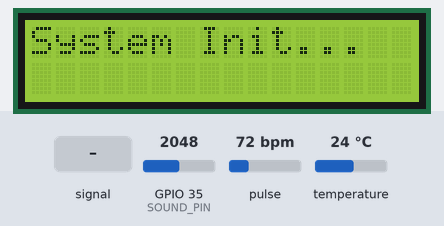
Simulated run of this sketch. Board: ESP32. On the bench: 16×2 character LCD. The test bench sets the inputs (shaded band); at power-on: pulse 72 bpm, temperature 24 °C, GPIO 35 (SOUND_PIN) = 2048. What the sketch prints to the serial monitor is not drawn.

Above: at 0.1 s.
2.3 s: GPIO 35 (SOUND_PIN) fed a 200 Hz sine of ±327 counts around its level
At 5.2 s:
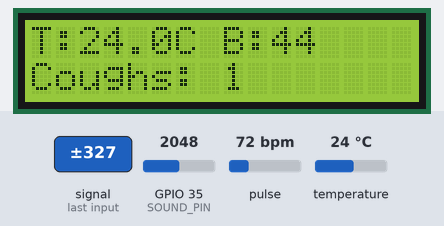
8.3 s: pulse set to 42 bpm
At 12.0 s:
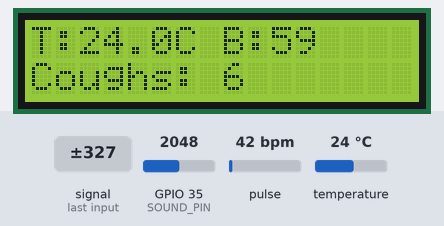
14.3 s: temperature set to 12 °C
At 15.7 s:
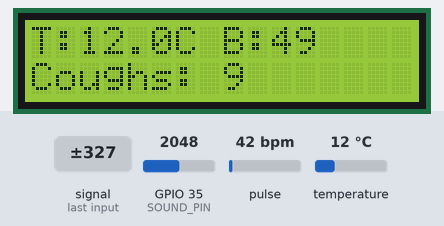
18.3 s: GPIO 35 (SOUND_PIN) set to 1960
At 22.1 s:
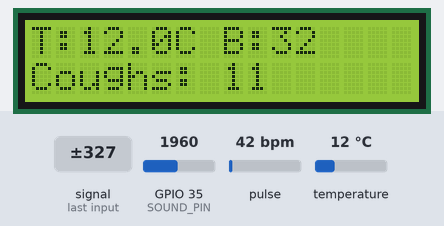
24.3 s: GPIO 35 (SOUND_PIN) fed a 1000 Hz sine of ±1023 counts around its level
At 27.4 s:
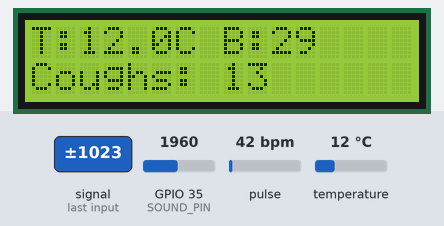
30.4 s: pulse set to 70 bpm
At 33.9 s:
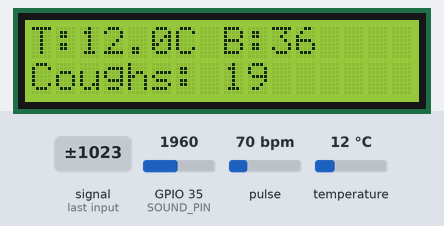
Timing chart, 0 to 35.4 s (numbered marks = the images above; inputs shaded):
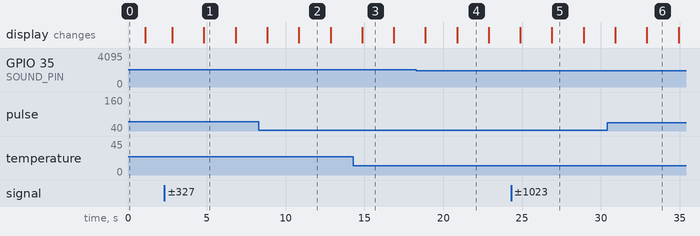

Measured:
- after the input at 24.3 s, the display: first differs from a run without the input after 2.6 s (image 5)
- what the display in image 1 shows lasts 2.0 s, from 4.8 s to 6.8 s

The sketch:

ESP32_Vitals.ino
```cpp
#include "MAX30105.h"
#include "heartRate.h"
#include <DallasTemperature.h>
#include <LiquidCrystal_I2C.h>
#include <OneWire.h>
#include <Wire.h>

/* ================== SENSOR OBJECTS ================== */
MAX30105 particleSensor;
LiquidCrystal_I2C
    lcd(0x27, 16,
        2); // Set the LCD address to 0x27 for a 16 chars and 2 line display

/* ================== PIN DEFINITIONS ================== */
// MAX30102 uses I2C (SDA, SCL) - Default on ESP32 is usually SDA=21, SCL=22
#define SOUND_PIN 35 // Sound sensor (ADC1)
#define TEMP_PIN 4   // DS18B20

/* ================== TEMPERATURE ================== */
OneWire oneWire(TEMP_PIN);
DallasTemperature sensors(&oneWire);

// Simulation Fallback
float calculateTemp(float currentBpm) {
  float estimated = 36.5 + ((currentBpm - 70.0) / 10.0);
  if (estimated < 36.0)
    estimated = 36.0;
  if (estimated > 42.0)
    estimated = 42.0;
  return estimated;
}

/* ================== VARIABLES ================== */
const byte RATE_SIZE = 6; // Average over 6 beats for stability
byte rates[RATE_SIZE];
byte rateSpot = 0;
long lastBeat = 0;

float beatsPerMinute = 0;
int beatAvg = 0;
float currentTemp = 0;
int coughCount = 0;

/* ================== THRESHOLDS ================== */
int coughThreshold = 300; // Sound spike above baseline

/* ================== TIMING ================== */
unsigned long lastCoughTime = 0;
unsigned long lastTempTime = 0;

/* ================== STATE ================== */
int soundBaseline = 0;

/* ================== SETUP ================== */
void setup() {
  Serial.begin(115200);
  Serial.println("System Online");

  // Initialize LCD
  lcd.init();
  lcd.backlight();
  lcd.setCursor(0, 0);
  lcd.print("System Init...");
  delay(1000);
  lcd.clear();

  // Initialize Temperature Sensor
  sensors.begin();

  // Initialize MAX30102 (I2C)
  if (!particleSensor.begin(Wire, I2C_SPEED_FAST)) {
    Serial.println("MAX30102 was not found. Please check wiring/power.");
    // We don't hang (while(1)) so that Temp/Cough can still potentially work or
    // debug
  } else {
    // --- CUSTOM CONFIGURATION ---
    byte ledBrightness = 0x1F; // Lower brightness to prevent saturation
    byte sampleAverage = 4;
    byte ledMode = 2; // Red + IR
    int sampleRate = 400;
    int pulseWidth = 411;
    int adcRange = 4096;

    particleSensor.setup(ledBrightness, sampleAverage, ledMode, sampleRate,
                         pulseWidth, adcRange);
  }

  // Determine initial sound baseline
  soundBaseline = analogRead(SOUND_PIN);
}

/* ================== LOOP ================== */
void loop() {
  unsigned long now = millis();

  // 1. MAX30102 LOGIC
  long irValue = particleSensor.getIR();

  if (irValue > 50000 &&
      irValue < 250000) { // Finger detected and not saturated
    if (checkForBeat(irValue) == true) {
      long delta = now - lastBeat;
      lastBeat = now;

      beatsPerMinute = 60 / (delta / 1000.0);

      if (beatsPerMinute < 255 && beatsPerMinute > 20) {
        rates[rateSpot++] = (byte)beatsPerMinute;
        rateSpot %= RATE_SIZE;

        beatAvg = 0;
        for (byte x = 0; x < RATE_SIZE; x++)
          beatAvg += rates[x];
        beatAvg /= RATE_SIZE;
      }
    }
  } else {
    // No finger or saturated
    beatAvg = 0;
    beatsPerMinute = 0;
    // Reset average buffer to avoid stale values when finger returns
    for (byte x = 0; x < RATE_SIZE; x++)
      rates[x] = 0;
  }

  // 2. COUGH DETECTION (Sound Sensor)
  int soundRaw = analogRead(SOUND_PIN);
  soundBaseline = (soundBaseline * 9 + soundRaw) / 10; // Update moving average

  if ((soundRaw - soundBaseline) > coughThreshold) {
    if (now - lastCoughTime > 1000) {
      coughCount++;
      lastCoughTime = now;
    }
  }

  // 3. TEMPERATURE & SERIAL OUTPUT (Every 2 seconds)
  if (now - lastTempTime >= 2000) {
    sensors.requestTemperatures();
    float t = sensors.getTempCByIndex(0);

    if (t > -50 && t != DEVICE_DISCONNECTED_C) {
      currentTemp = t;
    } else {
      currentTemp = calculateTemp(beatAvg);
    }

    // FORMAT: "TEMP:xx.xC | BPM:xx | COUGHS:x"
    Serial.print("TEMP:");
    Serial.print(currentTemp, 1);
    Serial.print("C | BPM:");
    Serial.print(beatAvg);
    Serial.print(" | COUGHS:");
    Serial.println(coughCount);

    // Update LCD
    lcd.setCursor(0, 0); // Column 0, Line 0
    lcd.print("T:");
    lcd.print(currentTemp, 1);
    lcd.print("C B:");
    lcd.print(beatAvg);

    lcd.setCursor(0, 1); // Column 0, Line 1
    lcd.print("Coughs: ");
    lcd.print(coughCount);

    lastTempTime = now;
  }
}
```
